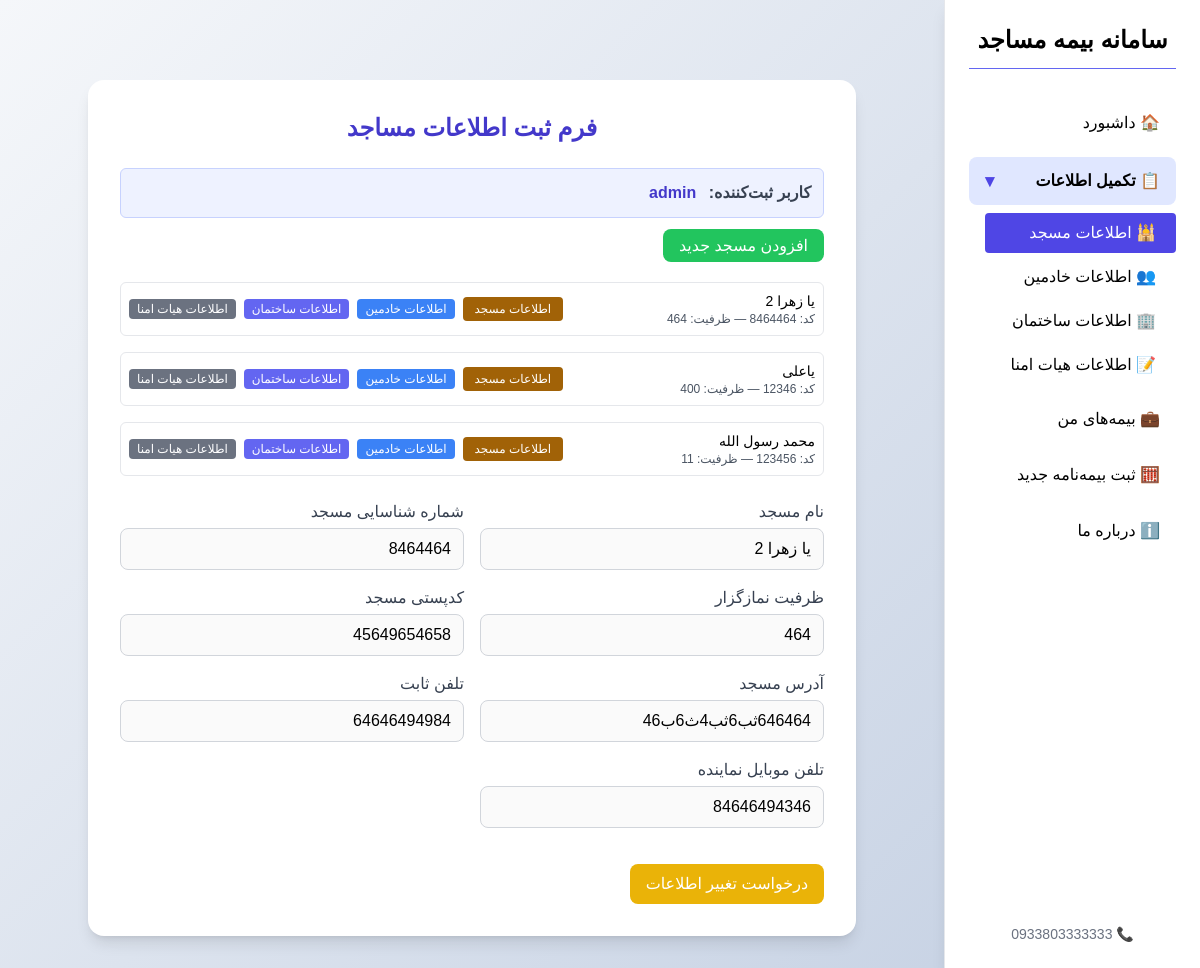
The app's page /account/mainform/?mosque_id=3 (signed in) with its own data.
### forms/models.py (models this page shows, shortened)
class Signup(models.Model):
    username=models.CharField(max_length=20,verbose_name="نام کاربری",unique=True)
    password=models.CharField(max_length=200,verbose_name="رمز عبور")
    email=models.EmailField(verbose_name="ایمیل",unique=True)
    class Meta:
        verbose_name="کاربران"

class MainRegistration(models.Model):
    registration=models.ForeignKey(Signup,on_delete=models.CASCADE,related_name="mosque",verbose_name="کاربر ثبت کننده")
    mosque_name=models.CharField(max_length=50,verbose_name="نام مسجد")
    mosque_id=models.IntegerField(verbose_name="کد شناسایی مسجد")
    mosque_Capacity=models.IntegerField(validators=[MinValueValidator(10)],verbose_name='ظرفیت نمازگزار')
    mosque_postalcode=models.CharField(verbose_name="کدپستی مسجد",validators=[MinLengthValidator(9)],max_length=11)
    mosque_address=models.CharField(max_length=200,verbose_name="آدرس مسجد")
    mosque_phone=models.CharField(verbose_name="تلفن ثابت مسجد",blank=True,max_length=11,validators=[MinLengthValidator(11)])
    created_phone=models.CharField(verbose_name="تلفن موبایل",max_length=11,validators=[MinLengthValidator(11)],unique=True)
    create_date=models.DateTimeField(auto_now_add=True)
    class Meta:
        verbose_name="لیست مساجد"

### forms/views.py (the view)
def MainRegistration_view(request):
    signup = get_signup_from_session(request)
    if not signup:
        return redirect('login')  # یا مسیر مناسب
    mains = MainRegistration.objects.filter(registration=signup)
    mosque_id = request.GET.get('mosque_id')
    selected = None
    if mosque_id:
        selected = mains.filter(id=mosque_id).first()
    has_active_policy = bool(selected and mosque_has_active_policy(signup, selected))
    editing = request.GET.get("edit") == "true"
    is_new = request.GET.get('new') == 'true'
    if selected and mosque_has_active_policy(signup, selected) and editing and not request.GET.get('endorsement') == 'true':
        messages.warning(
            request,
            "بدلیل داشتن بیمه نامه فعال شما مجاز به تغییر اطلاعات خود نیستید مگر آن که درخواست الحاقیه کنید."
        )
        return redirect(f'/insurance/request-endorsement/?mosque_id={selected.id}')
    if request.method == 'POST':
        form = MainRegistration_form(request.POST, instance=selected)
        if form.is_valid():
            obj = form.save(commit=False)
            obj.registration = signup
            obj.save()
            messages.success(request, "اطلاعات مسجد با موفقیت ذخیره شد ✅")
            return redirect('/account/mainform/')
        else:
            messages.error(request, "فرم معتبر نیست، لطفا مقادیر را بررسی کنید.")
    else:
        form = MainRegistration_form(instance=selected)
        if selected and not editing:
            for field in form.fields.values():
                field.widget.attrs['disabled'] = 'disabled'
    return render(request, 'mainform.html', {
        'form': form,
        'signup': signup,
        'editing': editing,
        'mains': mains,
        'selected': selected,
        'is_new': is_new,
        'has_active_policy': has_active_policy,
    })

### forms/forms.py
class MainRegistration_form(StyledModelForm):
    class Meta:
        model=MainRegistration
        fields=['mosque_name','mosque_id','mosque_Capacity','mosque_postalcode','mosque_address','mosque_phone','created_phone']
        widgets = {
            'mosque_phone': forms.NumberInput(attrs={'placeholder': 'تلفن ثابت'}),
            'created_phone': forms.NumberInput(attrs={'placeholder': 'موبایل نماینده'}),
        }
        labels={'mosque_name':"نام مسجد",
                'mosque_id':"شماره شناسایی مسجد",
                'mosque_Capacity':"ظرفیت نمازگزار",
                'mosque_postalcode':"کدپستی مسجد",
                'mosque_address':"آدرس مسجد",
                'mosque_phone':"تلفن ثابت",
                'created_phone':"تلفن موبایل نماینده"}
        help_texts = {
            'mosque_postalcode': 'کد ۱۰ رقمی وارد کنید.',
            'created_phone': 'شماره موبایل ۱۱ رقمی.',
        }

### forms/views.py (called while the page is built)
def mosque_has_active_policy(signup, mosque):
    if not signup or not mosque:
        return False
    return Insurance.objects.filter(
        signup=signup,
        coverage__mosque=mosque,
        status__in=['issued', 'payment_completed'],
    ).exclude(issued_at__isnull=True).filter(
        issued_at__gte=timezone.now() - timedelta(days=365)
    ).exists()

def get_signup_from_session(request): #get username
    user=request.session.get('username')
    if user:
        try:
            signup=Signup.objects.filter(username=user).first()
        except Signup.DoesNotExist:
            messages.warning(request,"کاربری شما یافت نشد، لطفا دوباره وارد شوید")
            return None
    else:
        messages.warning(request,"ابتدا وارد شوید!")
        return None
    return signup

### forms/templates/mainform.html (shortened to what this page needs)
{% extends "base.html" %}
{% load static %}
{% block content %}
<body class="bg-slate-100 min-h-screen flex items-center justify-center">
  <div class="w-full max-w-3xl bg-white rounded-2xl shadow-lg p-8 mx-auto mt-12">
    <h2 class="text-2xl font-bold text-center text-indigo-700 mb-6">فرم ثبت اطلاعات مساجد</h2>
    {% if signup %}
      <div class="bg-indigo-50 p-3 rounded-md text-gray-700 border border-indigo-200 mb-4">
        <strong>کاربر ثبت‌کننده:</strong>
        <span class="text-indigo-700 font-semibold mr-2">{{ signup.username }}</span>
      </div>
    {% endif %}
    {% if not editing and not is_new %}
    <div class="mb-6 flex justify-between items-center">
      <div>
        <a href="?new=true" class="bg-green-500 text-white py-2 px-4 rounded-lg hover:bg-green-600">افزودن مسجد جدید</a>
      </div>
    </div>
    {% if mains %}
      <div class="grid grid-cols-1 gap-4 mb-6">
        {% for m in mains %}
          <div class="p-2 border rounded-md flex justify-between items-center">
            <div>
              <div class="text-sm font-medium">{{ m.mosque_name }}</div>
              <div class="text-xs text-gray-600">کد: {{ m.mosque_id }} — ظرفیت: {{ m.mosque_Capacity }}</div>
            </div>
            <div class="flex items-center gap-2">
              <a href="?mosque_id={{ m.id }}" class="bg-yellow-700 text-white px-3 py-1 rounded text-xs">اطلاعات مسجد</a>
              <a href="/account/personform/?mosque_id={{ m.id }}" class="bg-blue-500 text-white px-2 py-0.5 rounded text-xs">اطلاعات خادمین</a>
              <a href="/account/buildform/?mosque_id={{ m.id }}" class="bg-indigo-500 text-white px-2 py-0.5 rounded text-xs">اطلاعات ساختمان</a>
              <a href="/account/boardform/?mosque_id={{ m.id }}" class="bg-gray-500 text-white px-2 py-0.5 rounded text-xs">اطلاعات هیات امنا</a>
            </div>
          </div>
        {% endfor %}
      </div>
    {% endif %}
    {% endif %}
    {% if selected or editing or is_new %}
    <form method="post" class="space-y-5 max-w-3xl mx-auto">
      <div class="grid grid-cols-1 sm:grid-cols-2 gap-4">
      {% for field in form %}
        <div class="w-full">
          <label class="block text-gray-700 mb-1" for="{{ field.id_for_label }}">{{ field.label }}</label>
          <div>
            {{ field }}
          </div>
        </div>
      {% endfor %}
      </div>
      <div class="pt-4 flex justify-between items-center">
        {% if not editing and selected %}
          {% if has_active_policy %}
            <button type="button" class="open-endorsement-modal bg-yellow-500 text-white py-2 px-4 rounded-lg hover:bg-yellow-600 transition-all" data-mosque-id="{{ selected.id }}">
              درخواست تغییر اطلاعات
            </button>
          {% else %}
            <a href="?mosque_id={{ selected.id }}&edit=true" class="bg-yellow-500 text-white py-2 px-4 rounded-lg hover:bg-yellow-600 transition-all">
              درخواست تغییر اطلاعات
            </a>
          {% endif %}
        {% endif %}
      </div>
    </form>
    {% endif %}
</div>
</body>
{% endblock %}

### bimemasajed1/static/css/style.css (style rules this page uses)
body { font-family: 'Vazirmatn', sans-serif; background: linear-gradient(135deg, #f5f7fa 0%, #c3cfe2 100%); min-height: 100vh; }

### records on screen
Signup: username "admin"
MainRegistration: mosque_name "یا زهرا 2", mosque_id "8464464", mosque_Capacity "464", form "یا زهرا 2" "8464464" "464" "45649654658" "646464ثب6ثب4ث6ب46" "64646494984" "84646494346"
MainRegistration: mosque_name "یاعلی", mosque_id "12346", mosque_Capacity "400"
MainRegistration: mosque_name "محمد رسول الله", mosque_id "123456", mosque_Capacity "11"

### other values on screen
{{ field.label }} "نام مسجد" "شماره شناسایی مسجد" "ظرفیت نمازگزار" "کدپستی مسجد" "آدرس مسجد" "تلفن ثابت" "تلفن موبایل نماینده"
